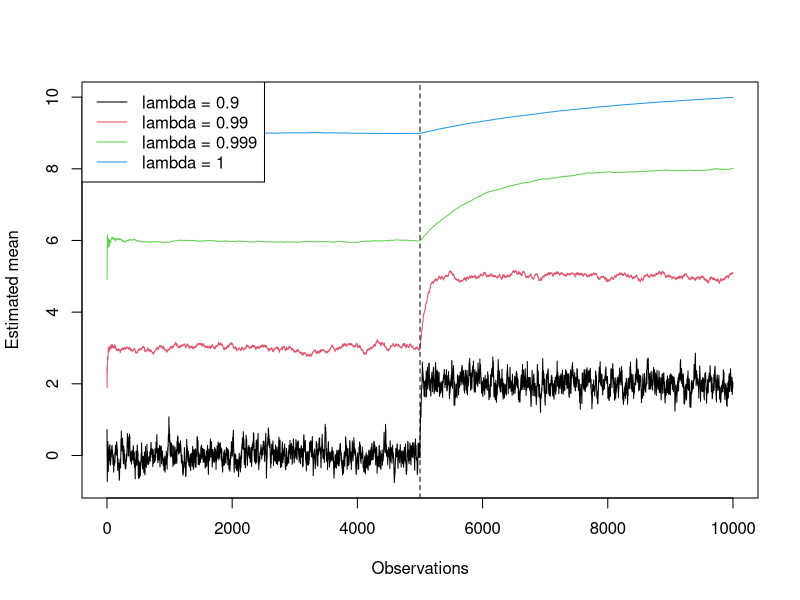

Reproduce this figure in R.
# Adapted from the drift example in the 2018-02-03 estimator-memory post.
# Historical figure: images/2018-01-13-online-estimation-of-weighted-sample-mean-and-coviarance-matrix/forgetting.png
# Here the mean jumps by 2; the old embedded code used 5. Separate offset
# streams reproduce the illustration's intent, not its unrecorded random seed.
set.seed(20260315)
factors <- c(.9, .99, .999, 1)
N <- 10000L
traces <- matrix(0, N, length(factors))
for (j in seq_along(factors)) {
  baseline <- 3 * (j - 1)
  X <- rnorm(N, baseline, 1)
  X[5001:N] <- X[5001:N] + 2
  W <- 0
  running_mean <- 0
  for (n in seq_len(N)) {
    W <- factors[j] * W + 1
    running_mean <- running_mean + (X[n] - running_mean) / W
    traces[n, j] <- running_mean
  }
}
pdf('r-forgetting-drift.pdf', width = 9, height = 5)
matplot(traces, type = 'l', lty = 1, xlab = 'Observations', ylab = 'Estimated mean')
abline(v = 5000.5, lty = 2)
legend('topleft', legend = paste('lambda =', factors), col = seq_along(factors), lty = 1)
dev.off()
